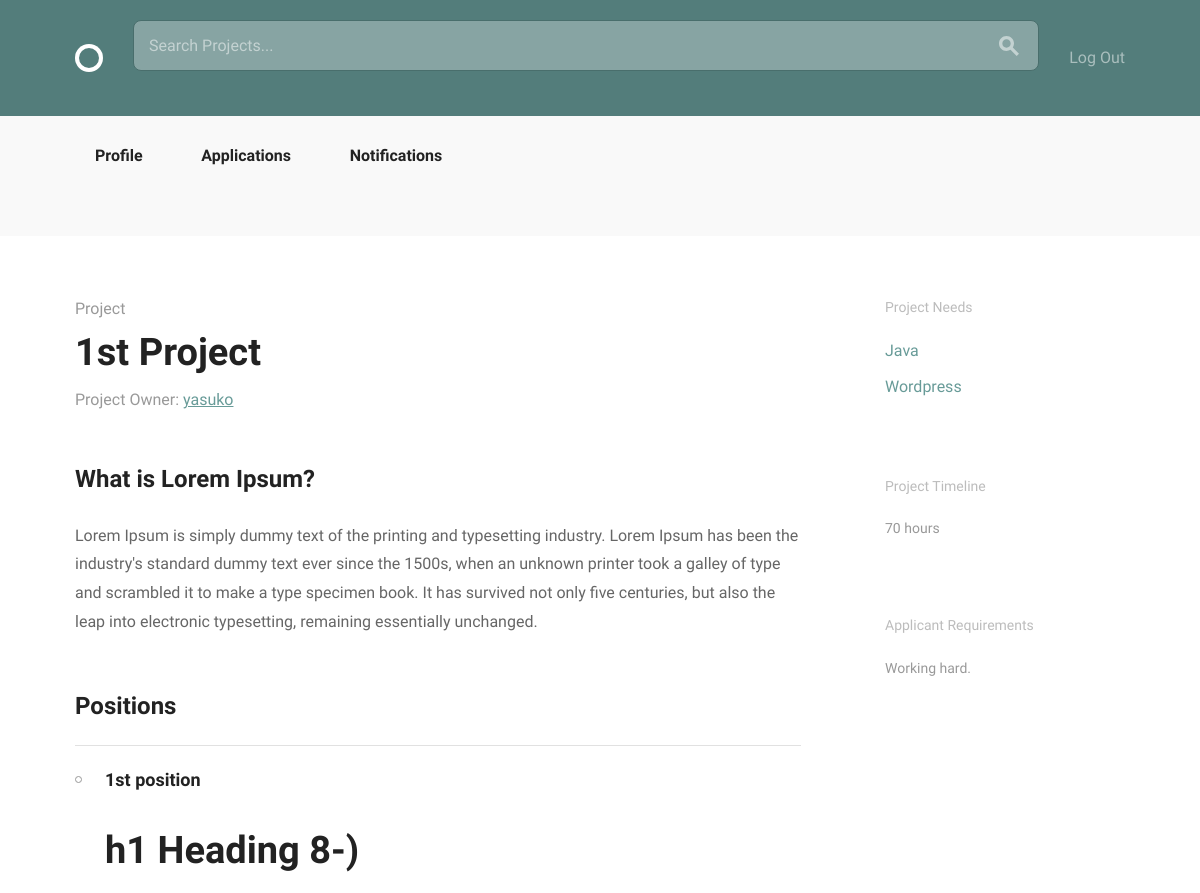
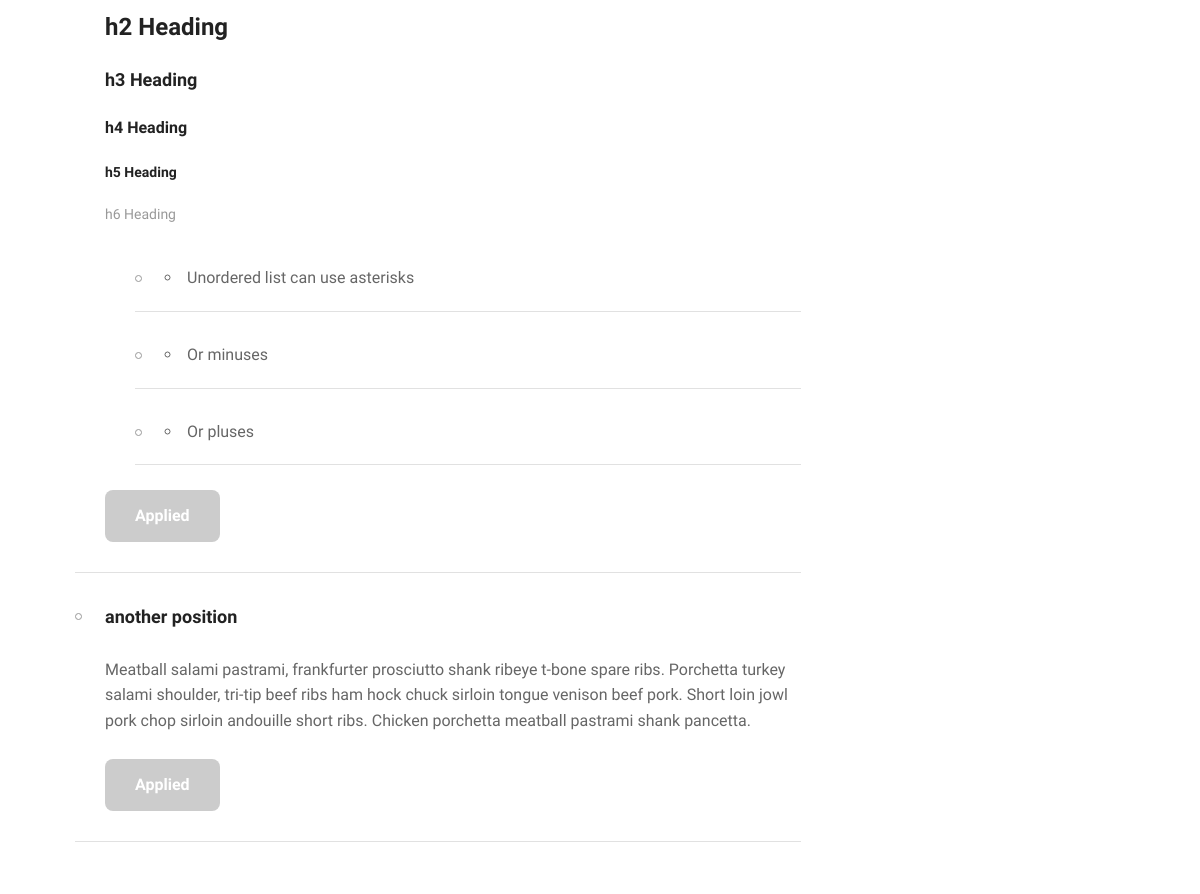
Screenshot of /projects/6/ (signed in) with the database file from the repository (2 pictures, top to bottom).
### projects/models.py (models this page shows, shortened)
class Project(models.Model):
    user = models.ForeignKey(settings.AUTH_USER_MODEL, null=True)
    title = models.CharField(max_length=100)
    description = models.TextField(max_length=500)
    estimated_time = models.IntegerField()
    requirements = models.CharField(max_length=100)

class Position(models.Model):
    ANDROID = "Android"
    DESIGN = "Design"
    JAVA = "Java"
    PHP = "PHP"
    PYTHON = "Python"
    RAILS = "Rails"
    WORDPRESS = "Wordpress"
    iOS = "iOS"
    SKILLES_CHOICES = (
        (ANDROID, "Android Developer"),
        (DESIGN, "Designer"),
        (JAVA, "Java Developer"),
        (PHP, "PHP Developer"),
        (PYTHON, "Python Developer"),
        (RAILS, "Rails Developer"),
        (WORDPRESS, "Wordpress Developer"),
        (iOS, "iOS Developer")
    )
    project = models.ForeignKey(
        Project,
        null=True,
        related_name="positions",
        on_delete=models.CASCADE)
    title = models.CharField(max_length=100, blank=True)
    description = models.TextField(max_length=500, blank=True)
    skill = models.CharField(
        max_length=20,
        choices=SKILLES_CHOICES,
        default="",
        blank=True)
    position_filled = models.BooleanField(default=False, blank=True)
    applicants = models.ManyToManyField(
        settings.AUTH_USER_MODEL,
        through='Application')

### accounts/models.py (models this page shows, shortened)
class User(AbstractBaseUser, PermissionsMixin):
    email = models.EmailField(unique=True)
    username = models.CharField(max_length=40, unique=True)
    bio = models.TextField(max_length=500, blank=True, default="")
    image = models.ImageField(upload_to="profile_image/", blank=True)
    date_joined = models.DateTimeField(default=timezone.now)
    is_active = models.BooleanField(default=True)
    is_staff = models.BooleanField(default=False)
    objects = UserManager()
    USERNAME_FIELD = "email"
    REQUIRED_FIELDS = ["username"]
    def __str__(self):
        return self.username

### projects/views.py (the view)
# urls.py: url(r"^(?P<pk>\d+)/$", views.project_detail, name="project_detail"),
@login_required
def project_detail(request, pk):
    project = get_object_or_404(models.Project, pk=pk)
    positions = models.Position.objects.filter(project_id=pk)
    return render(
        request,
        'projects/project_detail.html', {
        'project': project,
        'positions': positions })

### projects/templatetags/project_extras.py (called while the page is built)
@register.filter('markdown_to_html')
def markdown_to_html(markdown_text):
    html_body = markdown2.markdown(markdown_text)
    return mark_safe(html_body)

### projects/templates/projects/project_detail.html (shortened to what this page needs)
{% extends "layout.html" %}
{% load static from staticfiles %}
{% load project_extras %}
{% block body_content %}
<div class="circle--actions--bar">
</div>
<div class="bounds circle--page circle--article">
    <div class="grid-70">
        <div class="circle--article--header">
            <h4 class="circle--article--section">Project</h4>
            <h1 class="circle--article--title">{{ project.title }}</h1>
            <p class="circle--article--byline">Project Owner: <a href="{% url 'accounts:profile_detail' pk=project.user.id %}">{{ project.user }}</a></p>
        </div>
        <div class="circle--article--body">
            {{ project.description | markdown_to_html }}
        </div>
        <div class="circle--project--positions">
            <h2>Positions</h2>
            <ul class="circle--group--list">
                {% for position in positions %}
                    <li>
                        {% if position.title %}
                            <h3>{{ position.title }}</h3>
                        {% endif %}
                        {% if position.description %}
                            <p>{{ position.description | markdown_to_html }}</p>
                        {% endif %}
                        {% if project.user != request.user %}
                            {% if position.position_filled == True %}
                                <a class="button button-primary button-inactive">Position Filled</a>
                            {% elif request.user in position.applicants.all %}
                                <a class="button button-primary button-inactive">Applied</a>
                            {% else %}
                                <a class="button button-primary" href="{% url "projects:apply" pk=project.pk position_pk=position.pk %}">Apply</a>
                            {% endif %}
                        {% endif %}
                    </li>
                {% endfor %}
            </ul>
        </div>
    </div>
    <div class="grid-25 grid-push-5">
        <div class="circle--secondary--module">
            <h3>Project Needs</h3>
            <ul class="circle--link--list">
                {% for position in positions %}
                    <li><a>{{ position.skill }}</a></li>
                {% endfor %}
            </ul>
        </div>
        <div class="circle--secondary--module">
            <h3>Project Timeline</h3>
            <p>{{ project.estimated_time }} hours</p>
        </div>
        <div class="circle--secondary--module">
            <h3>Applicant Requirements</h3>
            <p>{{ project.requirements }}.</p>
        </div>
    </div>
</div>
{% endblock %}

### rows the page displays
Project: title "1st Project", user "yasuko", description "What is Lorem Ipsum? Lorem Ipsum is simply dummy text of the printing and typesetting industry. Lorem Ipsum has been the industry's standard dummy text ever since the 1500s, when an unknown printer took a galley of type and scrambled it to make a type specimen book. It has survived not only five centuries, but also the leap into electronic typesetting, remaining essentially unchanged.", estimated_time "70", requirements "Working hard"
Position: title "1st position", description "h1 Heading 8-) h2 Heading h3 Heading h4 Heading h5 Heading h6 Heading Unordered list can use asterisks Or minuses Or pluses", position_filled "Applied", skill "Java"
Position: title "another position", description "Meatball salami pastrami, frankfurter prosciutto shank ribeye t-bone spare ribs. Porchetta turkey salami shoulder, tri-tip beef ribs ham hock chuck sirloin tongue venison beef pork. Short loin jowl pork chop sirloin andouille short ribs. Chicken porchetta meatball pastrami shank pancetta.", position_filled "Applied", skill "Wordpress"
